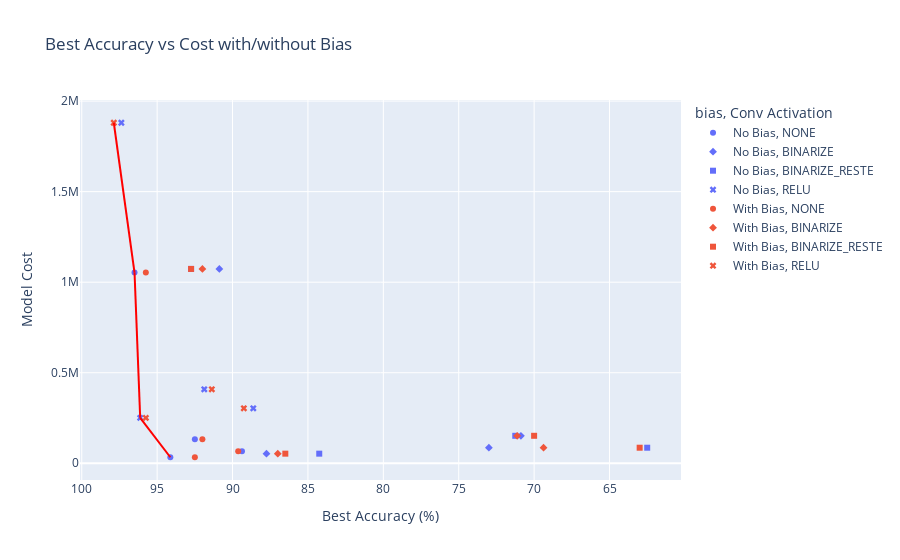

The cell this chart's notebook holds for it:
### Code cell
from src.nas.plot import get_pareto_points


no_bias = pd.read_csv("tmp2.csv")
with_bias = pd.read_csv("tmp.csv")
no_bias["bias"] = "No Bias"
with_bias["bias"] = "With Bias"

df = pd.concat([no_bias, with_bias], ignore_index=True)
fig = px.scatter(
    df,
    x="best",
    y="cost",
    color="bias",
    symbol="conv_activation",
    title="Best Accuracy vs Cost with/without Bias",
    hover_data=["conv_activation", "conv_compression"],
    labels={
        "cost": "Model Cost",
        "best": "Best Accuracy (%)",
        "conv_activation": "Conv Activation",
        "conv_compression": "Conv Compression",
    },
)

pareto_points = get_pareto_points(df["best"], df["cost"])
pareto_lines = []
for i in range(len(pareto_points) - 1):
    first = pareto_points[i]
    second = pareto_points[i + 1]
    pareto_lines.append((first, second))

for first, second in pareto_lines:

    fig.add_shape(
        type="line",
        x0=first[0],
        x1=second[0],
        y0=first[1],
        y1=second[1],
        line=dict(color="Red", width=2),
    )

fig.update_xaxes(autorange="reversed")
fig.show()

### Figure 1 — Plotly figure (JSON) as saved in the notebook; plotly's stock layout.template omitted (floating-point values rounded to 4 significant figures)
{"data": [{"customdata": [["NONE", "BINARY"], ["NONE", "TERNARY"], ["NONE", "NBITS"], ["NONE", "NONE"]], "hovertemplate": "bias=No Bias<br>Conv Activation=%{customdata[0]}<br>Best Accuracy (%)=%{x}<br>Model Cost=%{y}<br>Conv Compression=%{customdata[1]}<extra></extra>", "legendgroup": "No Bias, NONE", "marker": {"color": "#636efa", "symbol": "circle"}, "mode": "markers", "name": "No Bias, NONE", "orientation": "v", "showlegend": true, "type": "scatter", "x": [94.12, 89.38, 92.5, 96.5], "xaxis": "x", "y": [33350.0, 66260.0, 132100.0, 1053000.0], "yaxis": "y"}, {"customdata": [["BINARIZE", "BINARY"], ["BINARIZE", "TERNARY"], ["BINARIZE", "NBITS"], ["BINARIZE", "NONE"]], "hovertemplate": "bias=No Bias<br>Conv Activation=%{customdata[0]}<br>Best Accuracy (%)=%{x}<br>Model Cost=%{y}<br>Conv Compression=%{customdata[1]}<extra></extra>", "legendgroup": "No Bias, BINARIZE", "marker": {"color": "#636efa", "symbol": "diamond"}, "mode": "markers", "name": "No Bias, BINARIZE", "orientation": "v", "showlegend": true, "type": "scatter", "x": [87.75, 73.0, 70.88, 90.88], "xaxis": "x", "y": [53150.0, 86060.0, 151900.0, 1073000.0], "yaxis": "y"}, {"customdata": [["BINARIZE_RESTE", "BINARY"], ["BINARIZE_RESTE", "TERNARY"], ["BINARIZE_RESTE", "NBITS"], ["BINARIZE_RESTE", "NONE"]], "hovertemplate": "bias=No Bias<br>Conv Activation=%{customdata[0]}<br>Best Accuracy (%)=%{x}<br>Model Cost=%{y}<br>Conv Compression=%{customdata[1]}<extra></extra>", "legendgroup": "No Bias, BINARIZE_RESTE", "marker": {"color": "#636efa", "symbol": "square"}, "mode": "markers", "name": "No Bias, BINARIZE_RESTE", "orientation": "v", "showlegend": true, "type": "scatter", "x": [84.25, 62.5, 71.25, 92.75], "xaxis": "x", "y": [53150.0, 86060.0, 151900.0, 1073000.0], "yaxis": "y"}, {"customdata": [["RELU", "BINARY"], ["RELU", "TERNARY"], ["RELU", "NBITS"], ["RELU", "NONE"]], "hovertemplate": "bias=No Bias<br>Conv Activation=%{customdata[0]}<br>Best Accuracy (%)=%{x}<br>Model Cost=%{y}<br>Conv Compression=%{customdata[1]}<extra></extra>", "legendgroup": "No Bias, RELU", "marker": {"color": "#636efa", "symbol": "x"}, "mode": "markers", "name": "No Bias, RELU", "orientation": "v", "showlegend": true, "type": "scatter", "x": [96.12, 88.62, 91.88, 97.38], "xaxis": "x", "y": [251000.0, 303600.0, 408700.0, 1880000.0], "yaxis": "y"}, {"customdata": [["NONE", "BINARY"], ["NONE", "TERNARY"], ["NONE", "NBITS"], ["NONE", "NONE"]], "hovertemplate": "bias=With Bias<br>Conv Activation=%{customdata[0]}<br>Best Accuracy (%)=%{x}<br>Model Cost=%{y}<br>Conv Compression=%{customdata[1]}<extra></extra>", "legendgroup": "With Bias, NONE", "marker": {"color": "#EF553B", "symbol": "circle"}, "mode": "markers", "name": "With Bias, NONE", "orientation": "v", "showlegend": true, "type": "scatter", "x": [92.5, 89.62, 92.0, 95.75], "xaxis": "x", "y": [33350.0, 66260.0, 132100.0, 1053000.0], "yaxis": "y"}, {"customdata": [["BINARIZE", "BINARY"], ["BINARIZE", "TERNARY"], ["BINARIZE", "NBITS"], ["BINARIZE", "NONE"]], "hovertemplate": "bias=With Bias<br>Conv Activation=%{customdata[0]}<br>Best Accuracy (%)=%{x}<br>Model Cost=%{y}<br>Conv Compression=%{customdata[1]}<extra></extra>", "legendgroup": "With Bias, BINARIZE", "marker": {"color": "#EF553B", "symbol": "diamond"}, "mode": "markers", "name": "With Bias, BINARIZE", "orientation": "v", "showlegend": true, "type": "scatter", "x": [87.0, 69.38, 71.12, 92.0], "xaxis": "x", "y": [53150.0, 86060.0, 151900.0, 1073000.0], "yaxis": "y"}, {"customdata": [["BINARIZE_RESTE", "BINARY"], ["BINARIZE_RESTE", "TERNARY"], ["BINARIZE_RESTE", "NBITS"], ["BINARIZE_RESTE", "NONE"]], "hovertemplate": "bias=With Bias<br>Conv Activation=%{customdata[0]}<br>Best Accuracy (%)=%{x}<br>Model Cost=%{y}<br>Conv Compression=%{customdata[1]}<extra></extra>", "legendgroup": "With Bias, BINARIZE_RESTE", "marker": {"color": "#EF553B", "symbol": "square"}, "mode": "markers", "name": "With Bias, BINARIZE_RESTE", "orientation": "v", "showlegend": true, "type": "scatter", "x": [86.5, 63.0, 70.0, 92.75], "xaxis": "x", "y": [53150.0, 86060.0, 151900.0, 1073000.0], "yaxis": "y"}, {"customdata": [["RELU", "BINARY"], ["RELU", "TERNARY"], ["RELU", "NBITS"], ["RELU", "NONE"]], "hovertemplate": "bias=With Bias<br>Conv Activation=%{customdata[0]}<br>Best Accuracy (%)=%{x}<br>Model Cost=%{y}<br>Conv Compression=%{customdata[1]}<extra></extra>", "legendgroup": "With Bias, RELU", "marker": {"color": "#EF553B", "symbol": "x"}, "mode": "markers", "name": "With Bias, RELU", "orientation": "v", "showlegend": true, "type": "scatter", "x": [95.75, 89.25, 91.38, 97.88], "xaxis": "x", "y": [251000.0, 303600.0, 408700.0, 1880000.0], "yaxis": "y"}], "layout": {"legend": {"title": {"text": "bias, Conv Activation"}, "tracegroupgap": 0}, "shapes": [{"line": {"color": "Red", "width": 2}, "type": "line", "x0": 97.88, "x1": 96.5, "y0": 1880370, "y1": 1053378}, {"line": {"color": "Red", "width": 2}, "type": "line", "x0": 96.5, "x1": 96.12, "y0": 1053378, "y1": 251010}, {"line": {"color": "Red", "width": 2}, "type": "line", "x0": 96.12, "x1": 94.12, "y0": 251010, "y1": 33354}], "title": {"text": "Best Accuracy vs Cost with/without Bias"}, "xaxis": {"anchor": "y", "autorange": "reversed", "domain": [0, 1], "title": {"text": "Best Accuracy (%)"}}, "yaxis": {"anchor": "x", "domain": [0, 1], "title": {"text": "Model Cost"}}}}
